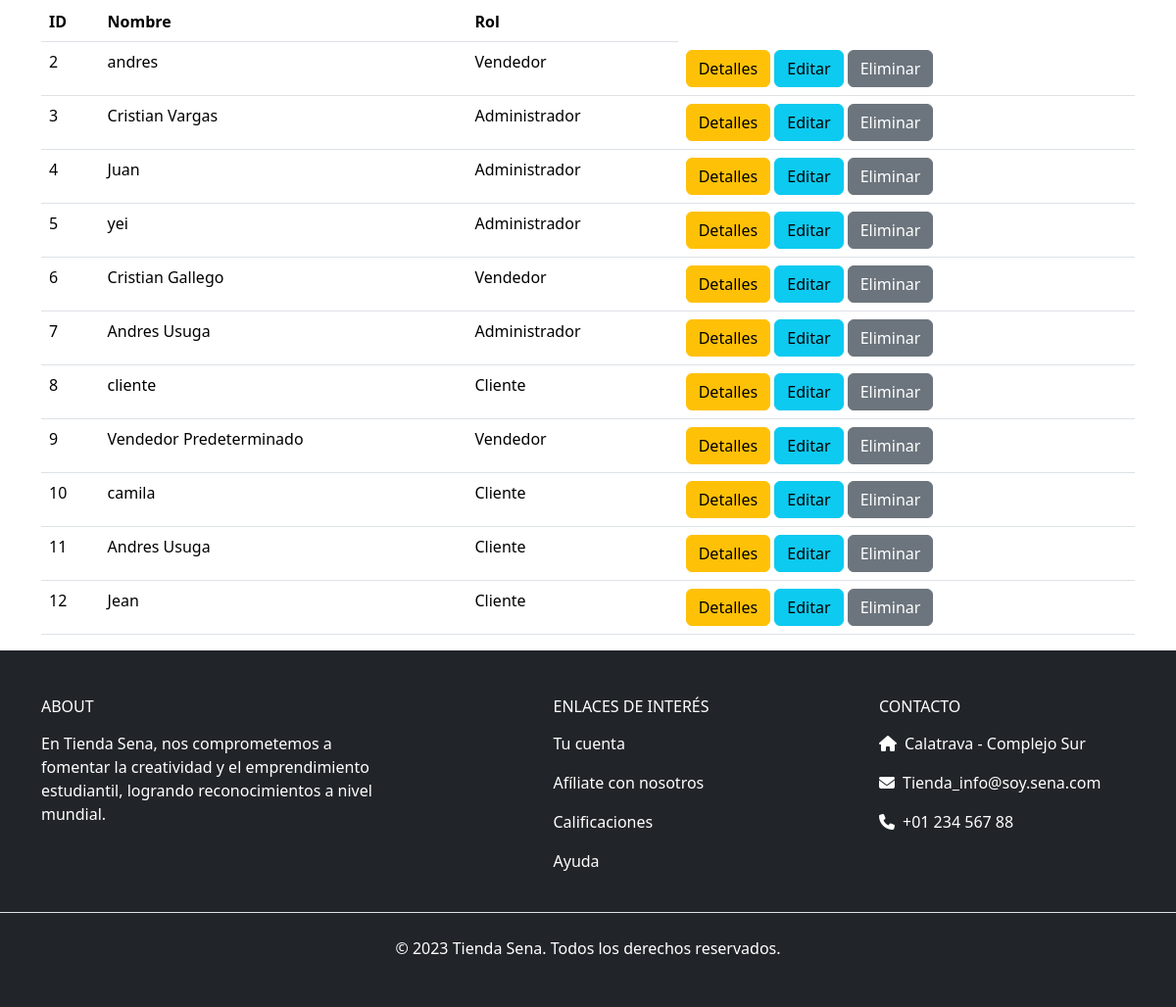
Before: /usuarios (lower part) with the older database file.
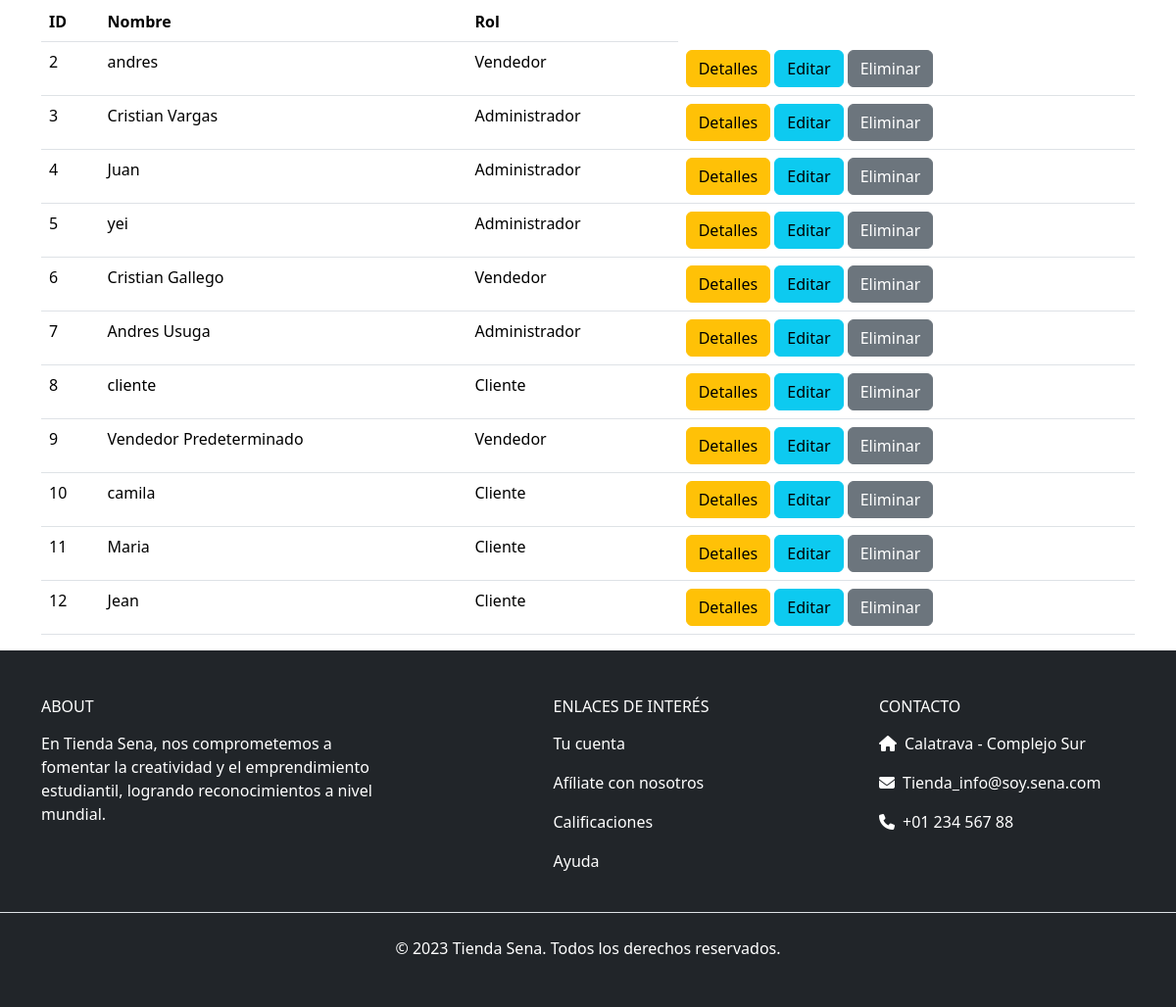
After: the same page with the newer database file.
### tienda_sena/models.py (models this page shows, shortened)
class Usuario(models.Model):
    nombre_apellido = models.CharField(max_length=150)
    documento = models.CharField(max_length=20, default="000000")
    contacto = models.IntegerField(default=0)
    correo = models.CharField(max_length=254, unique=True)
    password = models.CharField(max_length=128)
    ROLES = (
        (1, "Administrador"),
        (2, "Cliente"),
        (3, "Vendedor"),
    )
    rol = models.IntegerField(choices=ROLES, default=2)
    imagen_perfil = models.ImageField(upload_to='usuarios/', null=True, blank=True)  # Campo para la foto de perfil
    direccion = models.CharField(max_length=254, default="none")

### tienda_sena/views.py (the view)
# urls.py: path('usuarios', views.usuarios, name='usuarios'),
def usuarios(request):
    q = Usuario.objects.all()
    contexto = { "data": q }
    return render(request, "administrador/usuarios/listar_usuarios.html", contexto)

### tienda_sena/context_processors.py (called while the page is built)
def categorias(request):
    categorias = Producto.CATEGORIAS
    return {'categorias': categorias}

def colores(request):
    colores = Producto.COLORES
    return {'colores': colores}

### tienda_sena/templates/administrador/usuarios/listar_usuarios.html (shortened to what this page needs)
{% extends 'bases/base.html' %}
{% load static %}
{% block main %}
<div class="d-flex flex-wrap content">
    <div class="container mt-5">
        <table class="table">
            <thead>
                <tr>
                    <th>ID</th>
                    <th>Nombre</th>
                    <th>Rol</th>
                </tr>
            </thead>
            <tbody>
                {% for x in data %}
                    <tr>
                        <td>{{ x.id }}</td>
                        <td>{{ x.nombre_apellido }}</td>
                        <td>{{ x.get_rol_display }}</td>
                        <td>
                            <a href="{% url 'perfil_usuario_id' x.id %}" class="btn btn-warning">Detalles</a>
                            <a href="{% url 'editar_usuario' x.id %}" class="btn btn-info">Editar</a>
                            <a href="{% url 'eliminar_usuario' x.id %}" class="btn btn-secondary">Eliminar</a>
                        </td>
                    </tr>
                {% endfor %}
            </tbody>
        </table>
    </div>
</div>
{% endblock %}

Changed rows visible on the page:
changed Usuario id 11: nombre_apellido "Andres Usuga" → "Maria"
